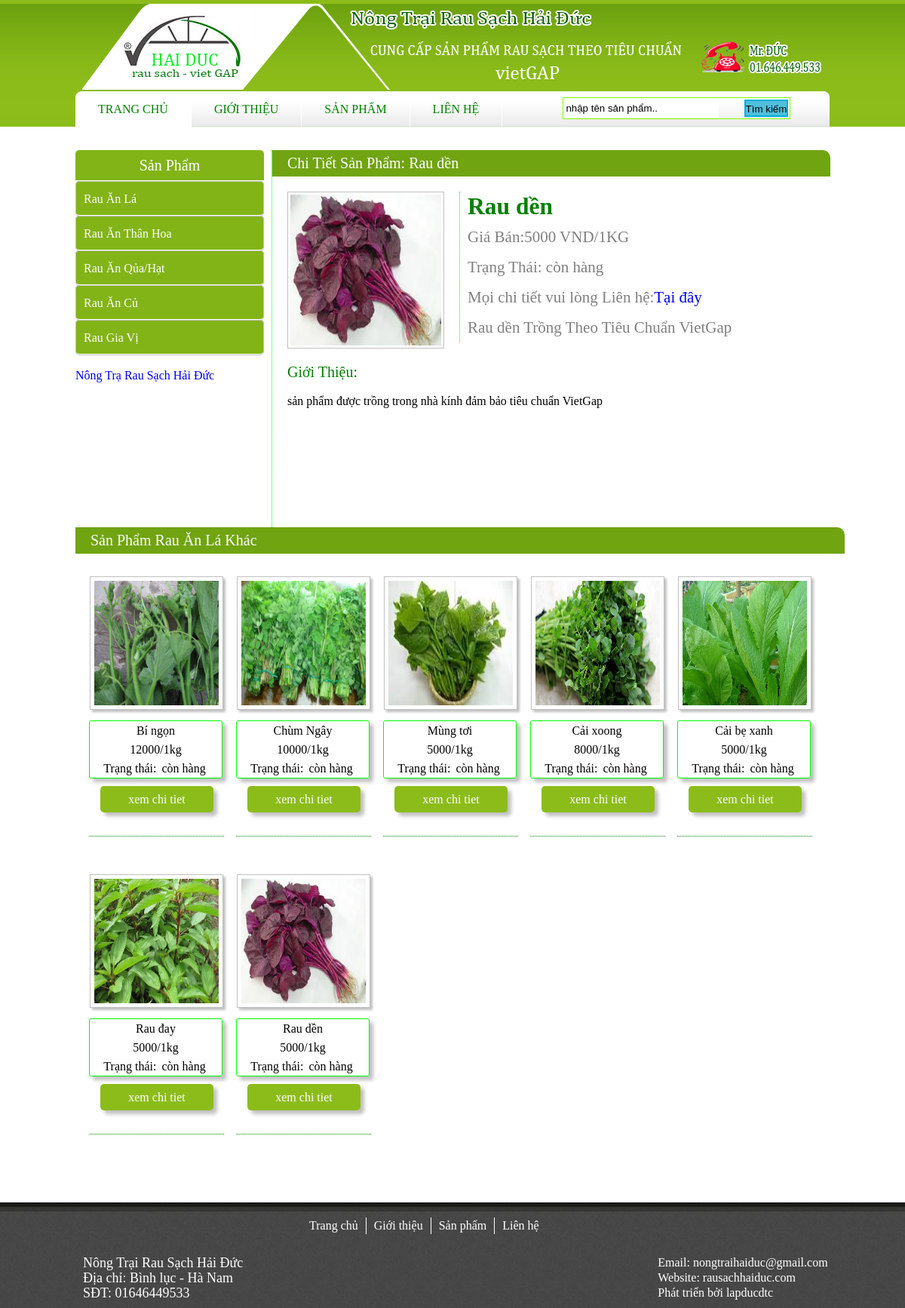
/?m=sanpham&a=chitiet_sp&id=9, run on the app's committed database.
### tables this page shows
CREATE TABLE `danhmucsp` (
  `cat_id` varchar(10) NOT NULL,
  `cat_name` varchar(50) NOT NULL,
  `cat_mota` char(254) NOT NULL
);

CREATE TABLE `sanpham` (
  `sp_id` int(10) NOT NULL,
  `cat_id` varchar(10) NOT NULL,
  `user_id` int(10) NOT NULL,
  `sp_name` varchar(50) NOT NULL,
  `sp_gia` int(50) NOT NULL,
  `sp_mota` char(254) NOT NULL,
  `sp_trangthai` int(2) NOT NULL
);

CREATE TABLE `image` (
  `img_id` int(10) NOT NULL,
  `sp_id` int(10) NOT NULL,
  `url` char(254) NOT NULL
);

### database/danhmucsp.php (called while the page is built, shortened)
<?php
    class danhmucsp extends Database
    {
        private $cat_id;
        private $cat_name;
        public function set_cat_id($cat_id)
        {
            $this->cat_id=$cat_id;
        }
        public function get_cat()
        {
            $sql = "select * from danhmucsp where cat_id = '$this->cat_id' or cat_name = '$this->cat_name'";
            $this->query($sql);
            return $this->fetch();
        }
        public function getall_cat()
        {
            $sql = "select * from danhmucsp ORDER BY cat_id ASC";
            $this->query($sql);
            if($this->num_rows()==0)
            {
                $data=0;
            }
            else
            {
                while($row=$this->fetch())
                {
                    $data[] = $row;
                }
            }
            return $data;
        }
    }
?>

### database/Database.php (called while the page is built, shortened)
<?php
    class Database
    {
        private $result = NULL;
        public function query($sql)
        {
            $this->result = mysql_query($sql);
        }
        public function fetch()
        {
            if($this->result)
            {
                $data = mysql_fetch_assoc($this->result);
            }
            else
            {
                $data = 0;
            }
            return $data;
        }
        public function num_rows()
        {
            if ($this->result)
            {
                $row = mysql_num_rows($this->result);
            }
            else
            {
                return $row = 0;
            }
            return $row;
        }
    }
?>

### database/sanpham.php (called while the page is built, shortened)
<?php
    class sanpham extends Database
    {
        public function get_spdm($l)
        {
            $sql = "select sanpham.*,danhmucsp.cat_name,image.url,user.user_name from sanpham,danhmucsp,image,user where danhmucsp.cat_id=sanpham.cat_id and image.sp_id = sanpham.sp_id and user.user_id = sanpham.user_id $l";
            $this->query($sql);
            if($this->num_rows()==0)
            {
                $data=0;
            }
            else
            {
                while($row=$this->fetch())
                {
                    $data[] = $row;
                }
            }
            return $data;
        }
    }
?>

### site/model/sanpham/chitiet_sp.php (the view, shortened to what this page needs)
<div id="content">
<div id="leftsp">
    <?php
        include 'site/widgets/menu1.php';
    ?>
</div>
<div id="rigthsp">
    <div class="title">
        Chi Tiết Sản Phẩm:
        <?php
            $id = $_GET['id'];
            $l = "and sanpham.sp_id = '$id'";
            $sp = new sanpham;
            $data = $sp->get_spdm($l);
            if($data !=0)
            {
                foreach($data as $item)
                {
                    echo $item['sp_name'];
        ?>
    </div>
    <div id="v_content">
        <img src="admin/widgets/upload/<?php echo $item['url']; ?>" />
        <div id="ndung">
            <h2><?php echo $item['sp_name']; ?></h2>
            <span>Giá Bán:<?php echo $item['sp_gia'] ?> VND/1KG</span>
            <br />
            <span>Trạng Thái:
                <?php
                    if($item['sp_trangthai']==1)
                        echo 'còn hàng';
                    else
                        echo 'hết hàng';
                ?>
            </span><br />
            <span>Mọi chi tiết vui lòng Liên hệ:<a href="?m=lienhe&a=lienhe">Tại đây</a></span><br />
            <span><?php echo $item['sp_name'];?> Trồng Theo Tiêu Chuẩn VietGap</span>
        </div>
        <div id="mota">
            <div id="tdmota">Giới Thiệu: </div>
            <div id="ndgt"><br />
                <span>
                <?php
                    echo $item['sp_mota'];
                ?>
                </span>
            </div>
        </div>
    </div>
</div>
<div id="spkhac">
        <div class="title" >
            <?php
                $cat_id = $item['cat_id'];
                $cat = new danhmucsp;
                $cat->set_cat_id($cat_id);
                $data1 = $cat->get_cat();
                echo 'Sản Phẩm '.$data1['cat_name'].' Khác';
            ?>
        </div>
        <div class="list1">
        <ul>
            <?php
                $l="and sanpham.cat_id = '$cat_id'";
                $data2 = $sp->get_spdm($l);
                if($data2!=0)
                {
                    foreach($data2 as $it)
                    {
                    echo '<li>
                            <img src="admin/widgets/upload/'.$it['url'].'"/>
                            <div class="thongtin">
                                <span>'.$it['sp_name'].'</span><br />
                                <span>'.$it['sp_gia'].'/1kg</span><br/>
                                <span>Trạng thái:  ';
                                    if($it['sp_trangthai']==1)
                                    {
                                        echo '<span style="color = #00BB00;">còn hàng</span>';
                                    }
                                echo '</span>
                            </div>
                            <div class="btchitiet">
                                <a href="?m=sanpham&a=chitiet_sp&id='.$it['sp_id'].'">xem chi tiet</a>
                            </div>
                            <div class="boderbt"></div>
                        </li>';
                    }
                }
            ?>
        </ul>
    </div>
    </div>
    <?php
    }
    }
    ?>
</div>

### site/widgets/menu1.php (shortened to what this page needs)
<div id="menu1">
    <ul>
        <div id="td">Sản Phẩm</div>
        <?php
            $cat = new danhmucsp;
            $data = $cat->getall_cat();
            if($data!=0)
            {
               foreach($data as $item)
               {
        ?>
        <li><a id="<?php if($_GET['a']=="view_spsite" && $_GET['cid']==$item['cat_id']) echo 'onlink2';?>" href="?m=sanpham&a=view_spsite&cid=<?php echo $item['cat_id'];?>"><?php echo $item['cat_name'];?></a></li>
        <?php
            }
            }
        ?>
        <div class="fb-page" data-href="https://www.facebook.com/rausachhaiduc/" data-tabs="email" data-width="250px" data-small-header="false" data-adapt-container-width="true" data-hide-cover="false" data-show-facepile="true">
            <div class="fb-xfbml-parse-ignore">
                <blockquote cite="https://www.facebook.com/rausachhaiduc/">
                    <a href="https://www.facebook.com/rausachhaiduc/">Nông Trạ Rau Sạch Hải Đức</a>
                </blockquote>
            </div>
        </div>
    </ul>
</div>

### site/widgets/style.css (style rules this page uses)
* { margin: 0px;padding: 0px; }
li { list-style: none; }
a { text-decoration: none; }
img { border: 0px; }
#content { padding-top: 30px; width: 1000px; margin: auto; min-height: 500px; margin-bottom: 50px; }
.list1 { padding-left: 10px; }
.list1 ul li { float: left; width: 179px; margin: 10px 8px; }
.list1 img { width: 165px; height: 165px; padding: 5px; border: 1px solid silver; box-shadow: 3px 3px 3px silver; }
.list1 { text-align: center; }
.list1 span { padding: 0px 3px; width: 100%; height: 25px; line-height: 25px; }
.thongtin { width: 175px; margin: 10px 0px; border: 1px solid lime; border-radius: 3px; box-shadow: 5px 5px 5px silver; }
.btchitiet { margin-left: 15px; width: 150px; height: 35px; background: #8CBC1A; line-height: 35px; border-radius: 5px; box-shadow: 5px 5px 5px silver; }
.btchitiet a { color: #FFF; }
.boderbt { width: 100%; height: 1px; border-bottom: 1px dotted green; margin: 30px 0px; }
#td { background-color: #82B417; height: 40px; text-align: center; line-height: 40px; font-size: 20px; color: white; border-radius: 5px 5px 0px 0px; }
#menu1 { float: left; width: 250px; min-height: 500px; margin-right: 10px; }
#menu1 ul { width: 250px; padding: 0px; text-align: left; }
#menu1 ul li { border-radius: 5px ; background: #82B417; width: auto; height: 45px; line-height: 45px; margin:1px 0px ; }
#menu1 ul li a { border-radius: 5px ; width: auto; height: 45px; line-height: 45px; border: 1px solid silver; padding: 0px 10px; }
#menu1 ul li a { color: white; display: block; }
.fb-page { margin-top: 20px; }
#leftsp { width: 250px; min-height: 500px; float: left; }
#rigthsp { margin-left: 10px; border-left:1px dotted lime; float: left; width: 720px; min-height: 500px; }
.title { width: 100%; height: 35px; background-color: #70A411; color: white; line-height: 35px; border-radius: 0px 10px 0px 0px; padding:0px 0px 0px 20px; font-size: 20px; margin-bottom: 20px; }
#v_content img { width: 200px; height: 200px; float: left; margin-left: 20px; padding: 3px; border: 1px solid silver; }
#ndung h2 { color: green; }
#ndung { color: gray; float: left; font-size: 21px; width:400PX; height: 200px; margin-left: 20px; border-left: 1px dotted lime; padding-left: 10px; line-height: 40px; }
#tdmota { color: green; font-size: 20px; }
#mota { margin-top: 20px; padding-left: 20px; width: 600px; height: 200px; }
#spkhac { width: 100%; }

### data on the page
danhmucsp: cat_name "Rau Ăn Lá"
danhmucsp: cat_name "Rau Ăn Thân Hoa"
danhmucsp: cat_name "Rau Ăn Qủa/Hạt"
danhmucsp: cat_name "Rau Ăn Củ"
danhmucsp: cat_name "Rau Gia Vị"
sanpham: sp_name "Rau dền", image.url (picture), sp_gia "5000", sp_trangthai "còn hàng", sp_mota "sản phẩm được trồng trong nhà kính đảm bảo tiêu chuẩn VietGap", cat.cat_name "Rau Ăn Lá"
sanpham: image.url (picture), sp_name "Bí ngọn", sp_gia "12000", sp_trangthai "còn hàng"
sanpham: image.url (picture), sp_name "Chùm Ngây", sp_gia "10000", sp_trangthai "còn hàng"
sanpham: image.url (picture), sp_name "Mùng tơi", sp_gia "5000", sp_trangthai "còn hàng"
sanpham: image.url (picture), sp_name "Cải xoong", sp_gia "8000", sp_trangthai "còn hàng"
sanpham: image.url (picture), sp_name "Cải bẹ xanh", sp_gia "5000", sp_trangthai "còn hàng"
sanpham: image.url (picture), sp_name "Rau đay", sp_gia "5000", sp_trangthai "còn hàng"
